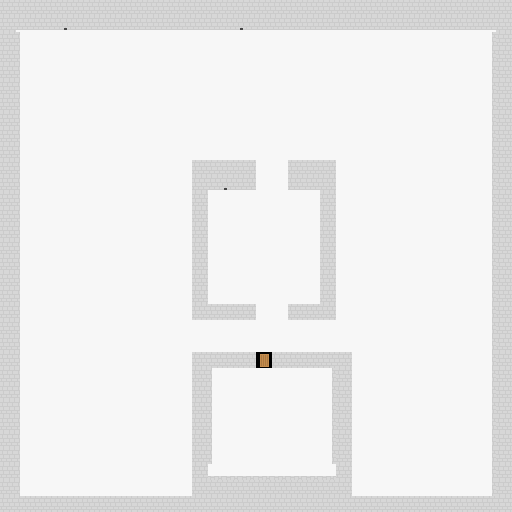

This is a level from a 2D game, rendered from its Tiled map with the project's own tilesets. A one-line summary and the complete map file follow:
An orthogonal 32x32 tile map with 16x16 px tiles, 1 tile layer (Tile Layer 1).

<map version="1.0" tiledversion="1.1.6" orientation="orthogonal" renderorder="right-down" width="32" height="32" tilewidth="16" tileheight="16" infinite="0" nextobjectid="1">
 <tileset firstgid="1" name="walls" tilewidth="16" tileheight="16" tilecount="8" columns="8">
  <image source="../img/walls.png" width="128" height="16" />
 </tileset>
 <layer name="Tile Layer 1" width="32" height="32">
  <data encoding="csv">
6,6,6,6,6,6,6,6,6,6,6,6,6,6,6,6,6,6,6,6,6,6,6,6,6,6,6,6,6,6,6,6,
6,5,5,5,7,5,5,5,5,5,5,5,5,5,5,7,5,5,5,5,5,5,5,5,5,5,5,5,5,5,5,6,
6,3,1,1,1,1,1,1,1,1,1,1,1,1,1,1,1,1,1,1,1,1,1,1,1,1,1,1,1,1,4,6,
6,3,1,1,1,1,1,1,1,1,1,1,1,1,1,1,1,1,1,1,1,1,1,1,1,1,1,1,1,1,4,6,
6,3,1,1,1,1,1,1,1,1,1,1,1,1,1,1,1,1,1,1,1,1,1,1,1,1,1,1,1,1,4,6,
6,3,1,1,1,1,1,1,1,1,1,1,1,1,1,1,1,1,1,1,1,1,1,1,1,1,1,1,1,1,4,6,
6,3,1,1,1,1,1,1,1,1,1,1,1,1,1,1,1,1,1,1,1,1,1,1,1,1,1,1,1,1,4,6,
6,3,1,1,1,1,1,1,1,1,1,1,1,1,1,1,1,1,1,1,1,1,1,1,1,1,1,1,1,1,4,6,
6,3,1,1,1,1,1,1,1,1,1,1,1,1,1,1,1,1,1,1,1,1,1,1,1,1,1,1,1,1,4,6,
6,3,1,1,1,1,1,1,1,1,1,1,1,1,1,1,1,1,1,1,1,1,1,1,1,1,1,1,1,1,4,6,
6,3,1,1,1,1,1,1,1,1,1,1,6,6,6,6,1,1,6,6,6,1,1,1,1,1,1,1,1,1,4,6,
6,3,1,1,1,1,1,1,1,1,1,1,6,5,7,5,1,1,5,5,6,1,1,1,1,1,1,1,1,1,4,6,
6,3,1,1,1,1,1,1,1,1,1,1,6,1,1,1,1,1,1,1,6,1,1,1,1,1,1,1,1,1,4,6,
6,3,1,1,1,1,1,1,1,1,1,1,6,1,1,1,1,1,1,1,6,1,1,1,1,1,1,1,1,1,4,6,
6,3,1,1,1,1,1,1,1,1,1,1,6,1,1,1,1,1,1,1,6,1,1,1,1,1,1,1,1,1,4,6,
6,3,1,1,1,1,1,1,1,1,1,1,6,1,1,1,1,1,1,1,6,1,1,1,1,1,1,1,1,1,4,6,
6,3,1,1,1,1,1,1,1,1,1,1,6,1,1,1,1,1,1,1,6,1,1,1,1,1,1,1,1,1,4,6,
6,3,1,1,1,1,1,1,1,1,1,1,6,1,1,1,1,1,1,1,6,1,1,1,1,1,1,1,1,1,4,6,
6,3,1,1,1,1,1,1,1,1,1,1,6,1,1,1,1,1,1,1,6,1,1,1,1,1,1,1,1,1,4,6,
6,3,1,1,1,1,1,1,1,1,1,1,6,6,6,6,1,1,6,6,6,1,1,1,1,1,1,1,1,1,4,6,
6,3,1,1,1,1,1,1,1,1,1,1,1,1,1,1,1,1,1,1,1,1,1,1,1,1,1,1,1,1,4,6,
6,3,1,1,1,1,1,1,1,1,1,1,1,1,1,1,1,1,1,1,1,1,1,1,1,1,1,1,1,1,4,6,
6,3,1,1,1,1,1,1,1,1,1,1,6,6,6,6,8,6,6,6,6,6,1,1,1,1,1,1,1,1,4,6,
6,3,1,1,1,1,1,1,1,1,1,1,6,3,1,1,1,1,1,1,4,6,1,1,1,1,1,1,1,1,4,6,
6,3,1,1,1,1,1,1,1,1,1,1,6,3,1,1,1,1,1,1,4,6,1,1,1,1,1,1,1,1,4,6,
6,3,1,1,1,1,1,1,1,1,1,1,6,3,1,1,1,1,1,1,4,6,1,1,1,1,1,1,1,1,4,6,
6,3,1,1,1,1,1,1,1,1,1,1,6,3,1,1,1,1,1,1,4,6,1,1,1,1,1,1,1,1,4,6,
6,3,1,1,1,1,1,1,1,1,1,1,6,3,1,1,1,1,1,1,4,6,1,1,1,1,1,1,1,1,4,6,
6,3,1,1,1,1,1,1,1,1,1,1,6,3,1,1,1,1,1,1,4,6,1,1,1,1,1,1,1,1,4,6,
6,3,1,1,1,1,1,1,1,1,1,1,6,2,2,2,2,2,2,2,2,6,1,1,1,1,1,1,1,1,4,6,
6,3,1,1,1,1,1,1,1,1,1,1,6,6,6,6,6,6,6,6,6,6,1,1,1,1,1,1,1,1,4,6,
6,6,6,6,6,6,6,6,6,6,6,6,6,6,6,6,6,6,6,6,6,6,6,6,6,6,6,6,6,6,6,6
</data>
 </layer>
</map>
